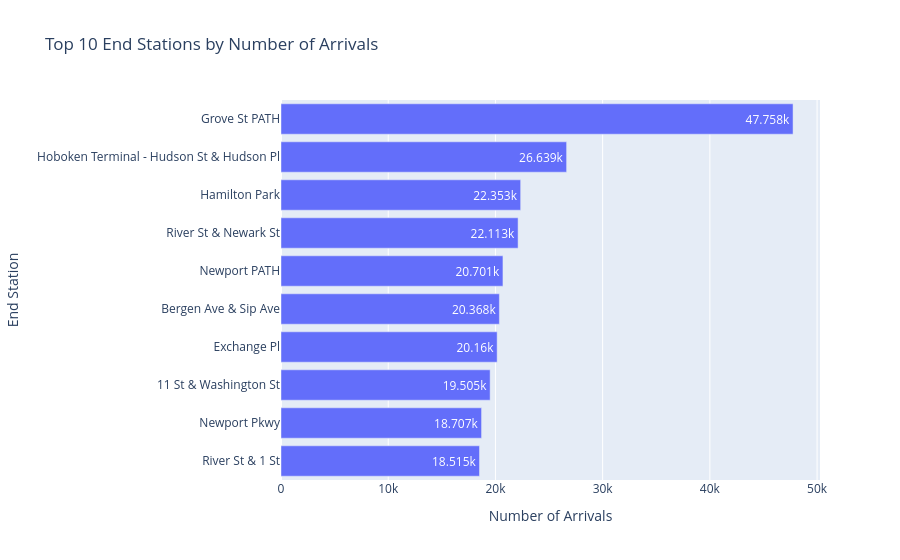

Notebook cell for this chart:
### Code cell
fig = px.bar(
    top_end_stations.sort_values("number_of_arrivals"),
    x="number_of_arrivals",
    y="end_station_name",
    orientation="h",
    title="Top 10 End Stations by Number of Arrivals",
    text_auto=True
)

fig.update_layout(
    xaxis_title="Number of Arrivals",
    yaxis_title="End Station"
)

fig.show()

### Figure 1 — Plotly figure (JSON) as saved in the notebook; plotly's stock layout.template omitted (floating-point values rounded to 4 significant figures)
{"data": [{"hovertemplate": "number_of_arrivals=%{x}<br>end_station_name=%{y}<extra></extra>", "legendgroup": "", "marker": {"color": "#636efa", "pattern": {"shape": ""}}, "name": "", "orientation": "h", "showlegend": false, "textposition": "auto", "texttemplate": "%{x}", "type": "bar", "x": [18515, 18707, 19505, 20160, 20368, 20701, 22113, 22353, 26639, 47758], "xaxis": "x", "y": ["River St & 1 St", "Newport Pkwy", "11 St & Washington St", "Exchange Pl", "Bergen Ave & Sip Ave", "Newport PATH", "River St & Newark St", "Hamilton Park", "Hoboken Terminal - Hudson St & Hudson Pl", "Grove St PATH"], "yaxis": "y"}], "layout": {"barmode": "relative", "legend": {"tracegroupgap": 0}, "title": {"text": "Top 10 End Stations by Number of Arrivals"}, "xaxis": {"anchor": "y", "domain": [0, 1], "title": {"text": "Number of Arrivals"}}, "yaxis": {"anchor": "x", "domain": [0, 1], "title": {"text": "End Station"}}}}
